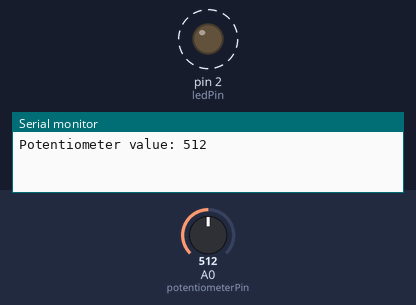
Bench run of a sketch on a simulated Arduino Uno, built with avr-gcc and run on an emulated ATmega328P. Parts: output pins drawn as LEDs (lit = HIGH), the last lines printed to the serial monitor. Dashed ring = blinking. The test bench sets the inputs (shaded band); at power-on: A0 (potentiometerPin) = 512.

Above: at 1.2 s.
1.3 s: A0 (potentiometerPin) set to 122
At 1.7 s:
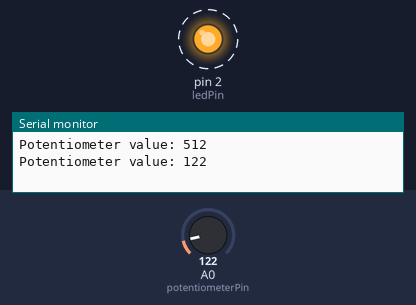
4.3 s: A0 (potentiometerPin) set to 306
At 4.45 s:
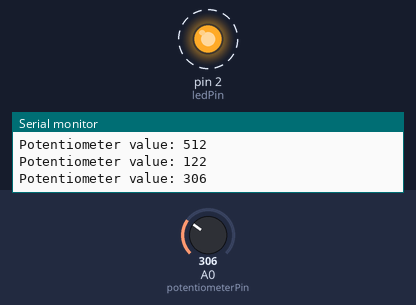
Timing chart, 0 to 13.3 s (numbered marks = the images above; inputs shaded):
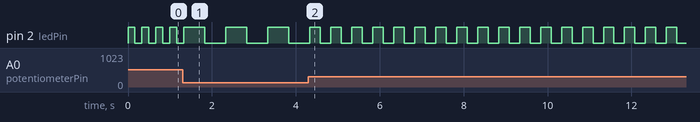

The sketch:

potentiometer.ino
```cpp
const int ledPin = 2;
const int potentiometerPin = A0;
int potentiometerValue = 0;

void lightALed(int ledPin, bool isOn = true)
{
    if (isOn) {
        digitalWrite(ledPin, HIGH);
    } else {
        digitalWrite(ledPin, LOW);
    }
}

void blinkALed(int ledPin, int waitingTime)
{
    lightALed(ledPin, true);
    delay(waitingTime);
    lightALed(ledPin, false);
    delay(waitingTime);
}

int readPotentiometer(int potentiometerPin)
{
    return analogRead(potentiometerPin); // We get the potentiometer value here
}

void printPotentiometerValue(int potentiometerValue)
{
    static int previousValue = 0;

    if (potentiometerValue == previousValue) {
        return;
    }

    previousValue = potentiometerValue;
    Serial.print("Potentiometer value: ");
    Serial.println(potentiometerValue);
}

int calculateDelay(int potentiometerValue)
{
    // int convertedValue = int (potentiometerValue * 5 / 1024) + 1; // Manual calculation
    int convertedValue = map(potentiometerValue, 0, 1023, 1, 5); // Mapping function

    return 1000 / convertedValue / 2; // Waiting time calculation
}

void setup()
{
    Serial.begin(9600);
    pinMode(ledPin, OUTPUT);
}

void loop()
{
    potentiometerValue = readPotentiometer(potentiometerPin);
    printPotentiometerValue(potentiometerValue);
    blinkALed(ledPin, calculateDelay(potentiometerValue));
}
```

Measured:
- after the input at 1.3 s, pin 2 (ledPin): alternates HIGH for 0.50 s and LOW for 0.50 s, starting after 0.53 s
- after the input at 4.3 s, pin 2 (ledPin): alternates HIGH for 0.25 s and LOW for 0.25 s, starting after 0.28 s
- by itself, pin 2 (ledPin): alternates HIGH for 0.17 s and LOW for 0.17 s
